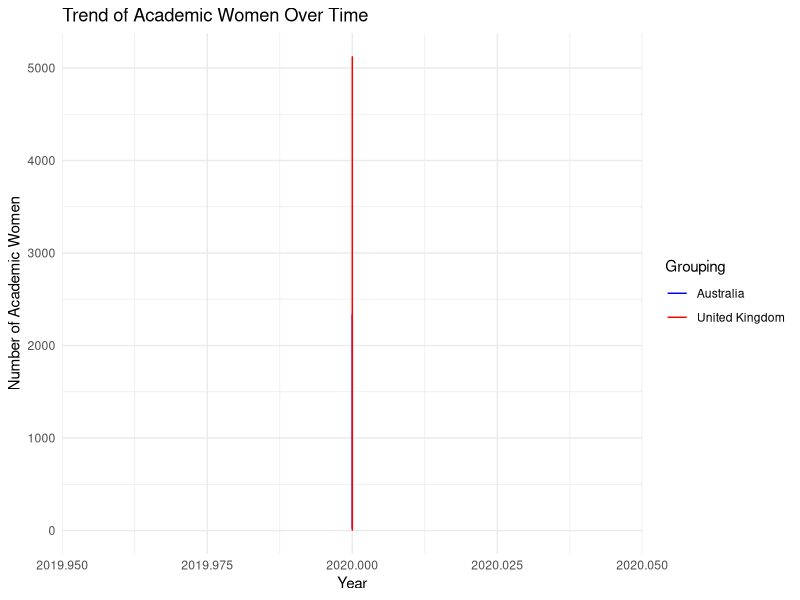

R code for this plot:
# Load the required libraries
library(ggplot2)
library(dplyr)

# Read the data from the CSV files
aus_data <- read.csv("Fig5_AUS_TotAc_women_2020.csv", stringsAsFactors = FALSE)
uk_data <- read.csv("Fig6_UK_TotAc_women_2020.csv", stringsAsFactors = FALSE)

# Update column names to match the actual column names in the CSV files
colnames(aus_data) <- c("GRID ID", "Year", "Institution name", "Group", "Total Academic", "Academic Women", "Academic Women Percentage")
colnames(uk_data) <- c("GRID ID", "Year", "Institution name", "Group", "Total Academic", "Academic Women", "Academic Women Percentage")

# Select the required columns
aus_data <- aus_data %>%
  select(Year, AcademicWomen = `Academic Women`)
uk_data <- uk_data %>%
  select(Year, AcademicWomen = `Academic Women`)

# Create a new column 'Grouping' to identify the country
aus_data$Grouping <- "Australia"
uk_data$Grouping <- "United Kingdom"

# Combine the data from both countries
combined_data <- rbind(aus_data, uk_data)

# Convert the Year column to numeric
combined_data$Year <- as.numeric(combined_data$Year)

# Sort the combined data by Year
combined_data <- combined_data %>% 
  arrange(Year)

# Plot the line chart
ggplot(combined_data, aes(x = Year, y = AcademicWomen, color = Grouping)) +
  geom_line() +
  labs(title = "Trend of Academic Women Over Time",
       x = "Year",
       y = "Number of Academic Women") +
  scale_color_manual(values = c("Australia" = "blue", "United Kingdom" = "red")) +
  theme_minimal()

